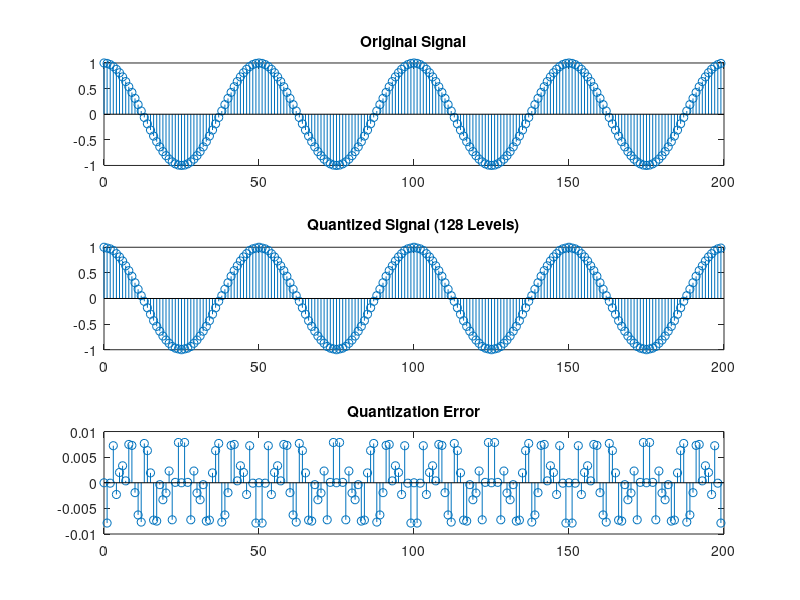

MATLAB code for this plot:
n = 0:199;
f = 1/50;
N = 200;

% Original signal
x = cos(2*pi*f*n);

% Rounding to 128 levels
L = 128;
Xmax = 1;
Xmin = -1;
Delta = (Xmax-Xmin)/(L-1);  %quantization step size

xq = round((x-Xmin)/Delta)*Delta + Xmin; % round to levels
eq = xq-x;

% Plot
figure;
subplot(3,1,1);
stem(n,x);
title('Original Signal');

subplot(3,1,2);
stem(n,xq);
title('Quantized Signal (128 Levels)');

subplot(3,1,3);
stem(n,eq);
title('Quantization Error');

% SQNR
Px = (1/N)*sum(x.^2);
Pq = (1/N)*sum(eq.^2);
SQNR = 10*log10(Px/Pq);

fprintf('Px = %.6f\n',Px);
fprintf('Pq = %.6f\n',Pq);
fprintf('SQNR = %.6f dB\n',SQNR);
